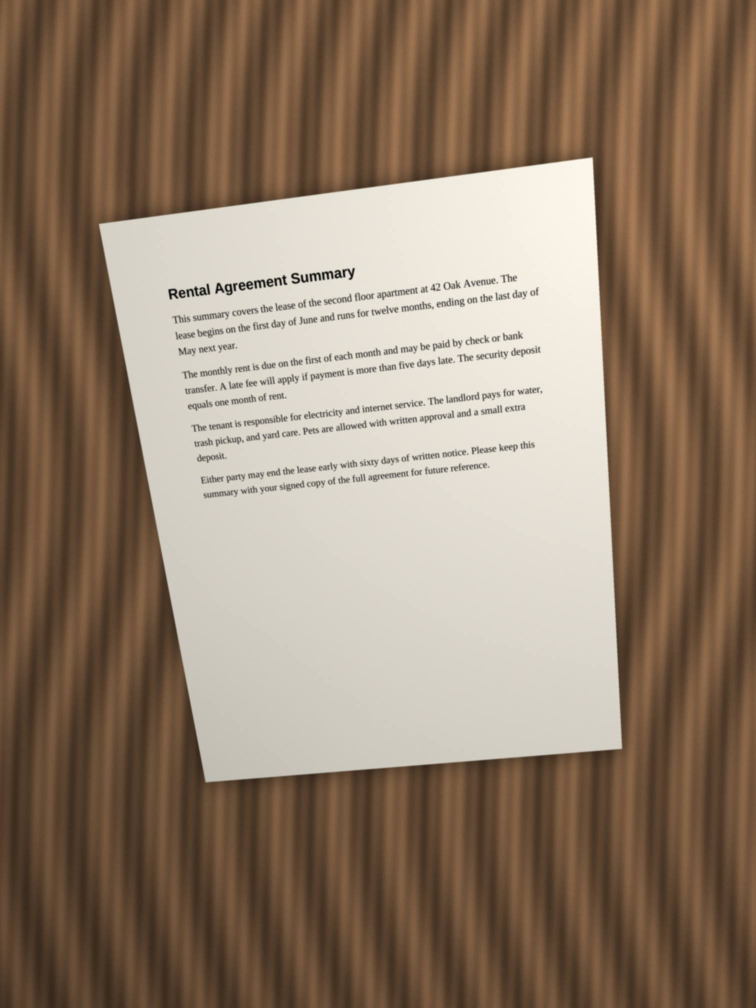
#> input picture proof/standins/photo-standin.jpg, 1512 x 2016 px (shown at 1/2 size)
$ python make_orient_icc.py
#> lines starting #> are read from the running program, lines starting #| are printed output that depends on the picture
"""Synthetic orientation / colour-profile stand-ins (all derived from photo-standin.jpg; nothing private).
  exif6 / exif8 : upright pixels, EXIF Orientation 6 / 8 (a PDF viewer ignores EXIF inside an image stream)
  rot90         : pixels stored sideways (90 CCW), page /Rotate 90 shows them upright
  cm90          : pixels stored sideways, placed with a rotated placement matrix (upright on the page)
  wide          : upright pixels + a synthetic wide-gamut (Adobe RGB-like) ICC profile (make_icc.py) in APP2; a second
                  file also declares it as /ICCBased in the PDF (wrap_orient_icc.mjs)
  exif3         : upright pixels, EXIF Orientation 3
  rot180/rot270 : pixels stored turned 180 / 90 CW, page /Rotate 180 / 270 shows them upright
  vflip / hflip : pixels stored mirrored top-bottom / left-right, placed with a negative-scale (flipping) cm, upright on the page
  gray          : 1-channel (grayscale) JPEG -> /DeviceGray; also as /ICCBased N=1 with a synthetic gray profile
  cmyk          : 4-channel CMYK JPEG -> /DeviceCMYK (must be SAVE BLOCKED)"""
import io, sys, os
os.chdir(os.path.dirname(os.path.abspath(__file__)))
from PIL import Image
src = Image.open('photo-standin.jpg').convert('RGB')
#> src is the input picture: PIL image 1512x2016 RGB; mean R, G, B 145, 125.3, 106.4
def exif_with(orient):
    e = Image.Exif(); e[274] = orient; e[271] = 'FakePhone'; e[272] = 'FP-12 (stand-in)'; e[306] = '2026:10:11 14:02:33'; return e.tobytes()
out = '/tmp/frpdf-orient'; import os; os.makedirs(out, exist_ok=True)
src.save(f'{out}/exif6.jpg', quality=92, exif=exif_with(6))
src.save(f'{out}/exif8.jpg', quality=92, exif=exif_with(8))
side = src.transpose(Image.Transpose.ROTATE_90)   # stored sideways (90 CCW); shown upright by /Rotate 90 or a cm rotation
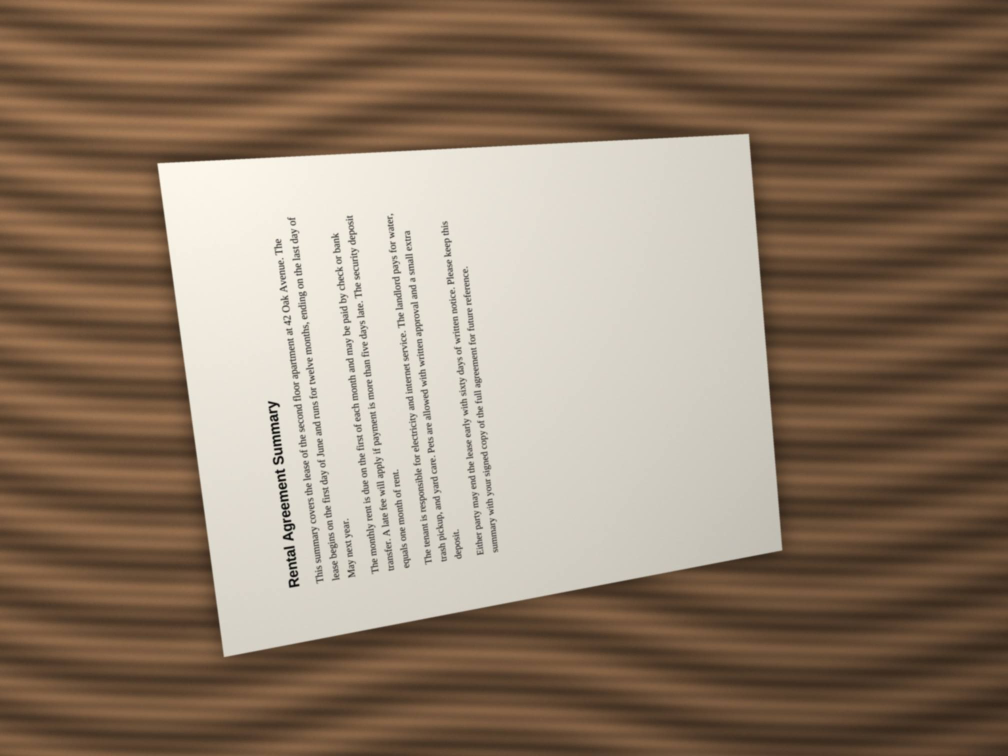
#> side: PIL image 2016x1512 RGB (shown at 1/2 size); mean R, G, B 145, 125.3, 106.4
side.save(f'{out}/side.jpg', quality=92, exif=exif_with(1))
#> (the run stopped early here; a loop or call above may not have finished)
